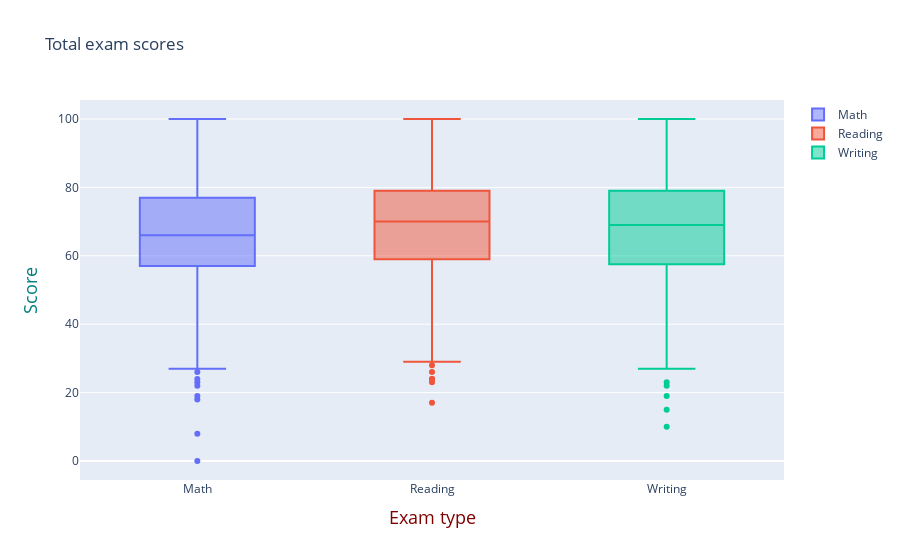

Notebook code cell kept with this figure:
### Code cell
# Showing the values of all three exams scores in a box plot
to_plot = []
# This contains main dataset indexing and plot dataset creation in a single line
to_plot.append(Box( y=data_all['math score'], name="Math", showlegend=True ) )
to_plot.append(Box( y=data_all['reading score'], name="Reading", showlegend=True ) )
to_plot.append(Box( y=data_all['writing score'], name="Writing", showlegend=True ) )

# Layout, descriptions of the plot's style
layout = Layout(
    title="Total exam scores",
    xaxis=dict(
        title="Exam type",
        titlefont=dict(
            size=18,
            color='#7f0000'
        )
    ),
    yaxis=dict(
        title="Score",
        titlefont=dict(
            size=18,
            color='#007f7f'
        )
    ),
)

plotly.offline.iplot({
    "data": to_plot,
    "layout": layout
})

### Figure 1 — Plotly figure (JSON) as saved in the notebook; plotly's stock layout.template omitted (floating-point values rounded to 4 significant figures; data arrays with more than 128 entries replaced by an {"elided": "..."} marker saying what was removed)
{"data": [{"name": "Math", "showlegend": true, "type": "box", "y": {"elided": "1000 int values"}}, {"name": "Reading", "showlegend": true, "type": "box", "y": {"elided": "1000 int values"}}, {"name": "Writing", "showlegend": true, "type": "box", "y": {"elided": "1000 int values"}}], "layout": {"title": {"text": "Total exam scores"}, "xaxis": {"title": {"font": {"color": "#7f0000", "size": 18}, "text": "Exam type"}}, "yaxis": {"title": {"font": {"color": "#007f7f", "size": 18}, "text": "Score"}}}}
